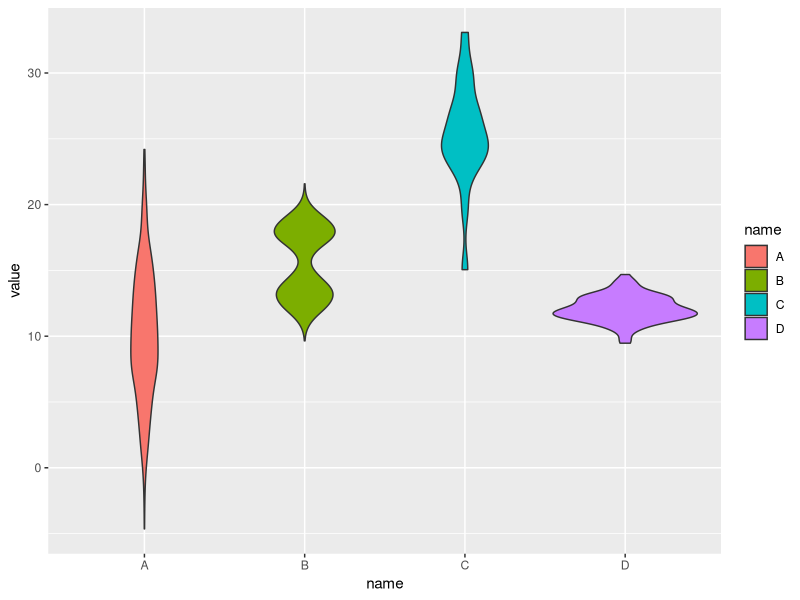
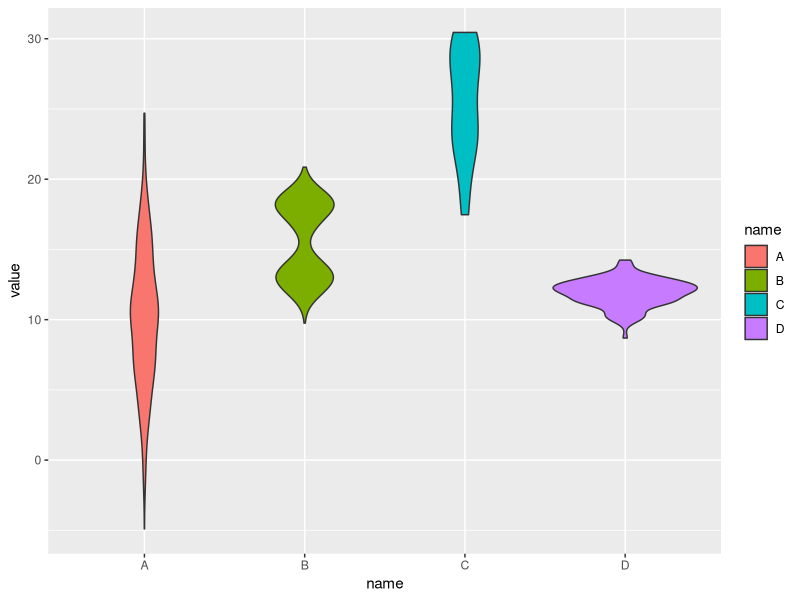
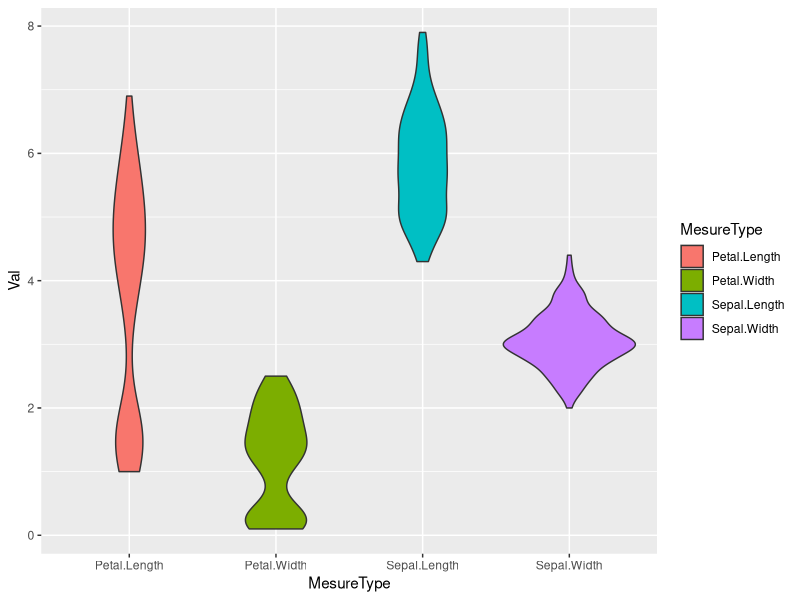

Write R code to recreate these figures, in order. (Note: this script raises an error after producing the figures.)
## ---- chunk 1
knitr::opts_chunk$set( warning=FALSE, message=FALSE)
## ---- chunk 2
# Library
library(ggplot2)

# create a dataset
data <- data.frame(
  name=c( rep("A",500), rep("B",500), rep("B",500), rep("C",20), rep('D', 100)  ),
  value=c( rnorm(500, 10, 5), rnorm(500, 13, 1), rnorm(500, 18, 1), rnorm(20, 25, 4), rnorm(100, 12, 1) )
)

# Most basic violin chart
p <- ggplot(data, aes(x=name, y=value, fill=name)) + # fill=name allow to automatically dedicate a color for each group
  geom_violin()

#p
## ---- chunk 3
p
## ---- chunk 4
# Library
library(ggplot2)
library(dplyr)

# Create data
data <- data.frame(
  name=c( rep("A",500), rep("B",500), rep("B",500), rep("C",20), rep('D', 100)  ),
  value=c( rnorm(500, 10, 5), rnorm(500, 13, 1), rnorm(500, 18, 1), rnorm(20, 25, 4), rnorm(100, 12, 1) ) %>% round(2)
)
## ---- chunk 5
library(knitr)
library(kableExtra)
kable(head(data,4), align="c") %>%
  kable_styling(bootstrap_options = c("striped", "hover", "condensed"), full_width = F, position = "center")
## ---- chunk 6
# Basic violin
ggplot(data, aes(x=name, y=value, fill=name)) + 
  geom_violin()
## ---- chunk 7
# Let's use the iris dataset as an example:
data_wide <- iris[ , 1:4]
## ---- chunk 8
library(knitr)
library(kableExtra)
kable(head(data_wide,4), align="c") %>%
  kable_styling(bootstrap_options = c("striped", "hover", "condensed"), full_width = F, position = "center")
## ---- chunk 9
library(tidyr)
library(ggplot2)
library(dplyr)
data_wide %>% 
  gather(key="MesureType", value="Val") %>%
  ggplot( aes(x=MesureType, y=Val, fill=MesureType)) +
    geom_violin()
## ---- chunk 10
htmltools::includeHTML("htmlChunkRelatedDistribution.html")
